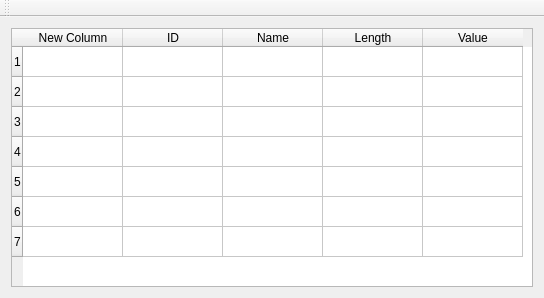
<?xml version="1.0" encoding="UTF-8"?>
<ui version="4.0">
 <class>MainWindow</class>
 <widget class="QMainWindow" name="MainWindow">
  <property name="geometry">
   <rect>
    <x>0</x>
    <y>0</y>
    <width>544</width>
    <height>298</height>
   </rect>
  </property>
  <property name="windowTitle">
   <string>MainWindow</string>
  </property>
  <property name="windowIcon">
   <iconset resource="resource.qrc">
    <normaloff>:/icons/Resource/ThemeColor.bmp</normaloff>:/icons/Resource/ThemeColor.bmp</iconset>
  </property>
  <property name="autoFillBackground">
   <bool>true</bool>
  </property>
  <widget class="QWidget" name="centralWidget">
   <layout class="QGridLayout" name="gridLayout">
    <item row="0" column="0">
     <widget class="QTableWidget" name="tableWidget">
      <row>
       <property name="text">
        <string>1</string>
       </property>
      </row>
      <row>
       <property name="text">
        <string>2</string>
       </property>
      </row>
      <row>
       <property name="text">
        <string>3</string>
       </property>
      </row>
      <row>
       <property name="text">
        <string>4</string>
       </property>
      </row>
      <row>
       <property name="text">
        <string>5</string>
       </property>
      </row>
      <row>
       <property name="text">
        <string>6</string>
       </property>
      </row>
      <row>
       <property name="text">
        <string>7</string>
       </property>
      </row>
      <column>
       <property name="text">
        <string>New Column</string>
       </property>
      </column>
      <column>
       <property name="text">
        <string>ID</string>
       </property>
      </column>
      <column>
       <property name="text">
        <string>Name</string>
       </property>
      </column>
      <column>
       <property name="text">
        <string>Length</string>
       </property>
      </column>
      <column>
       <property name="text">
        <string>Value</string>
       </property>
      </column>
     </widget>
    </item>
   </layout>
  </widget>
  <widget class="QMenuBar" name="menuBar">
   <property name="geometry">
    <rect>
     <x>0</x>
     <y>0</y>
     <width>544</width>
     <height>21</height>
    </rect>
   </property>
  </widget>
  <widget class="QToolBar" name="mainToolBar">
   <attribute name="toolBarArea">
    <enum>TopToolBarArea</enum>
   </attribute>
   <attribute name="toolBarBreak">
    <bool>false</bool>
   </attribute>
  </widget>
 </widget>
 <layoutdefault spacing="6" margin="11"/>
 <resources>
  <include location="resource.qrc"/>
 </resources>
 <connections/>
</ui>
